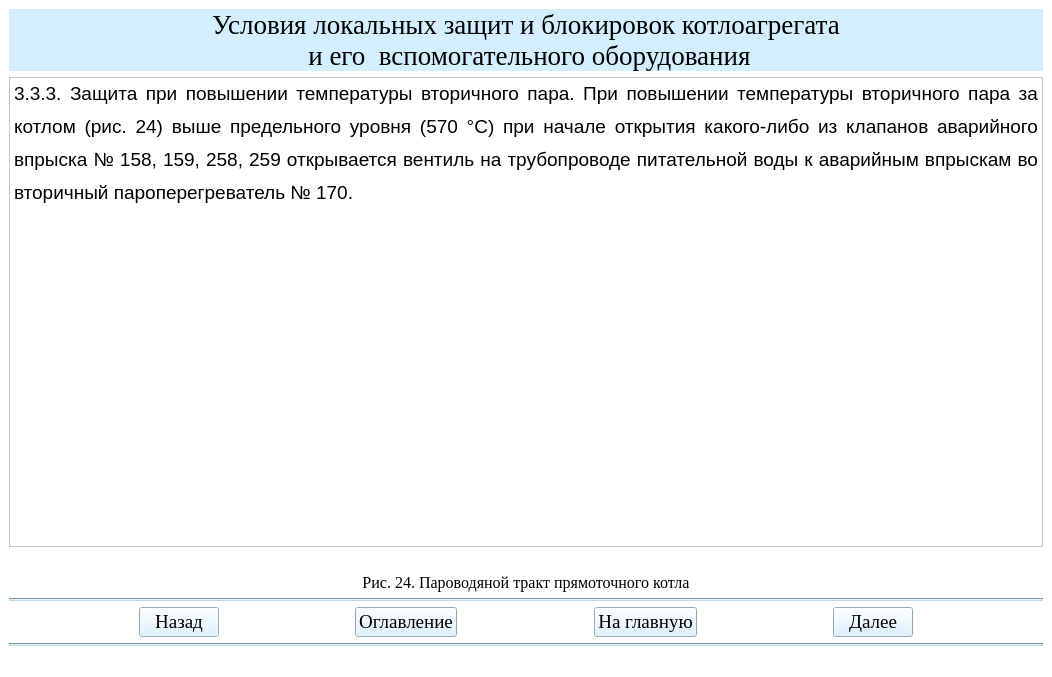
<?xml version="1.0" encoding="UTF-8"?>
<ui version="4.0">
 <class>Teoria36Window</class>
 <widget class="QMainWindow" name="Teoria36Window">
  <property name="geometry">
   <rect>
    <x>0</x>
    <y>0</y>
    <width>1052</width>
    <height>677</height>
   </rect>
  </property>
  <property name="windowTitle">
   <string>АУК</string>
  </property>
  <property name="styleSheet">
   <string notr="true">background-color: rgb(255, 255, 255);</string>
  </property>
  <widget class="QWidget" name="centralwidget">
   <layout class="QGridLayout" name="gridLayout">
    <item row="1" column="0">
     <widget class="QTextBrowser" name="textBrowser">
      <property name="html">
       <string>&lt;!DOCTYPE HTML PUBLIC &quot;-//W3C//DTD HTML 4.0//EN&quot; &quot;http://www.w3.org/TR/REC-html40/strict.dtd&quot;&gt;
&lt;html&gt;&lt;head&gt;&lt;meta name=&quot;qrichtext&quot; content=&quot;1&quot; /&gt;&lt;style type=&quot;text/css&quot;&gt;
p, li { white-space: pre-wrap; }
&lt;/style&gt;&lt;/head&gt;&lt;body style=&quot; font-family:'MS Shell Dlg 2'; font-size:8.25pt; font-weight:400; font-style:normal;&quot;&gt;
&lt;p align=&quot;justify&quot; style=&quot; margin-top:12px; margin-bottom:0px; margin-left:0px; margin-right:0px; -qt-block-indent:0; text-indent:0px; line-height:150%;&quot;&gt;&lt;span style=&quot; font-family:'Times New Roman,serif'; font-size:14pt;&quot;&gt;3.3.3. Защита при повышении температуры вторичного пара. При повышении температуры вторичного пара за котлом (рис. 24) выше предельного уровня (570 °С) при начале открытия какого-либо из клапанов аварийного впрыска № 158, 159, 258, 259 открывается вентиль на трубопроводе питательной воды к аварийным впрыскам во вторичный пароперегреватель № 170.&lt;/span&gt;&lt;span style=&quot; font-size:8pt;&quot;&gt; &lt;/span&gt;&lt;/p&gt;&lt;/body&gt;&lt;/html&gt;</string>
      </property>
     </widget>
    </item>
    <item row="6" column="0">
     <widget class="Line" name="line_2">
      <property name="styleSheet">
       <string notr="true">background-color: rgb(191, 216, 230);</string>
      </property>
      <property name="orientation">
       <enum>Qt::Horizontal</enum>
      </property>
     </widget>
    </item>
    <item row="4" column="0">
     <widget class="Line" name="line">
      <property name="styleSheet">
       <string notr="true">background-color: rgb(191, 216, 230);</string>
      </property>
      <property name="orientation">
       <enum>Qt::Horizontal</enum>
      </property>
     </widget>
    </item>
    <item row="5" column="0">
     <layout class="QHBoxLayout" name="horizontalLayout">
      <item>
       <spacer name="horizontalSpacer_2">
        <property name="orientation">
         <enum>Qt::Horizontal</enum>
        </property>
        <property name="sizeHint" stdset="0">
         <size>
          <width>40</width>
          <height>20</height>
         </size>
        </property>
       </spacer>
      </item>
      <item>
       <widget class="QPushButton" name="btn_return36">
        <property name="sizePolicy">
         <sizepolicy hsizetype="Minimum" vsizetype="Fixed">
          <horstretch>0</horstretch>
          <verstretch>0</verstretch>
         </sizepolicy>
        </property>
        <property name="font">
         <font>
          <family>Times New Roman</family>
          <pointsize>14</pointsize>
          <weight>50</weight>
          <bold>false</bold>
         </font>
        </property>
        <property name="styleSheet">
         <string notr="true">background-color: rgb(211, 239, 255);
color: rgb(0, 0, 0);</string>
        </property>
        <property name="text">
         <string>Назад</string>
        </property>
       </widget>
      </item>
      <item>
       <spacer name="horizontalSpacer_5">
        <property name="orientation">
         <enum>Qt::Horizontal</enum>
        </property>
        <property name="sizeHint" stdset="0">
         <size>
          <width>40</width>
          <height>20</height>
         </size>
        </property>
       </spacer>
      </item>
      <item>
       <widget class="QPushButton" name="btn_oglavlenie36">
        <property name="font">
         <font>
          <family>Times New Roman</family>
          <pointsize>14</pointsize>
         </font>
        </property>
        <property name="styleSheet">
         <string notr="true">background-color: rgb(211, 239, 255);
color: rgb(0, 0, 0);</string>
        </property>
        <property name="text">
         <string>Оглавление</string>
        </property>
       </widget>
      </item>
      <item>
       <spacer name="horizontalSpacer">
        <property name="orientation">
         <enum>Qt::Horizontal</enum>
        </property>
        <property name="sizeHint" stdset="0">
         <size>
          <width>40</width>
          <height>20</height>
         </size>
        </property>
       </spacer>
      </item>
      <item>
       <widget class="QPushButton" name="btn_glavnaya36">
        <property name="font">
         <font>
          <family>Times New Roman</family>
          <pointsize>14</pointsize>
          <weight>50</weight>
          <bold>false</bold>
         </font>
        </property>
        <property name="styleSheet">
         <string notr="true">background-color: rgb(211, 239, 255);
color: rgb(0, 0, 0);</string>
        </property>
        <property name="text">
         <string>На главную</string>
        </property>
       </widget>
      </item>
      <item>
       <spacer name="horizontalSpacer_3">
        <property name="orientation">
         <enum>Qt::Horizontal</enum>
        </property>
        <property name="sizeHint" stdset="0">
         <size>
          <width>40</width>
          <height>20</height>
         </size>
        </property>
       </spacer>
      </item>
      <item>
       <widget class="QPushButton" name="btn_dalee36">
        <property name="font">
         <font>
          <family>Times New Roman</family>
          <pointsize>14</pointsize>
          <weight>50</weight>
          <bold>false</bold>
         </font>
        </property>
        <property name="styleSheet">
         <string notr="true">background-color: rgb(211, 239, 255);
color: rgb(0, 0, 0);</string>
        </property>
        <property name="text">
         <string>Далее</string>
        </property>
       </widget>
      </item>
      <item>
       <spacer name="horizontalSpacer_4">
        <property name="orientation">
         <enum>Qt::Horizontal</enum>
        </property>
        <property name="sizeHint" stdset="0">
         <size>
          <width>40</width>
          <height>20</height>
         </size>
        </property>
       </spacer>
      </item>
     </layout>
    </item>
    <item row="2" column="0">
     <widget class="QLabel" name="label_4">
      <property name="text">
       <string/>
      </property>
      <property name="pixmap">
       <pixmap>рис23.png</pixmap>
      </property>
      <property name="alignment">
       <set>Qt::AlignCenter</set>
      </property>
     </widget>
    </item>
    <item row="0" column="0">
     <widget class="QLabel" name="label_3">
      <property name="font">
       <font>
        <family>Times New Roman</family>
        <pointsize>20</pointsize>
       </font>
      </property>
      <property name="styleSheet">
       <string notr="true">background-color: rgb(211, 239, 255);</string>
      </property>
      <property name="text">
       <string>Условия локальных защит и блокировок котлоагрегата 
 и его  вспомогательного оборудования</string>
      </property>
      <property name="alignment">
       <set>Qt::AlignCenter</set>
      </property>
     </widget>
    </item>
    <item row="3" column="0">
     <widget class="QLabel" name="label_5">
      <property name="font">
       <font>
        <family>Times New Roman</family>
        <pointsize>12</pointsize>
       </font>
      </property>
      <property name="text">
       <string>Рис. 24. Пароводяной тракт прямоточного котла</string>
      </property>
      <property name="alignment">
       <set>Qt::AlignCenter</set>
      </property>
     </widget>
    </item>
   </layout>
  </widget>
  <widget class="QStatusBar" name="statusbar"/>
 </widget>
 <resources/>
 <connections/>
</ui>
